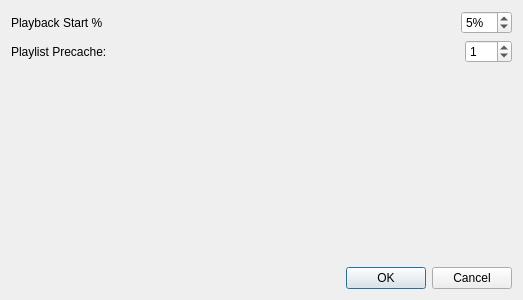
<?xml version="1.0" encoding="UTF-8"?>
<ui version="4.0">
 <class>settings</class>
 <widget class="QWidget" name="settings">
  <property name="geometry">
   <rect>
    <x>0</x>
    <y>0</y>
    <width>523</width>
    <height>300</height>
   </rect>
  </property>
  <property name="windowTitle">
   <string>Form</string>
  </property>
  <layout class="QVBoxLayout" name="verticalLayout_2">
   <item>
    <layout class="QHBoxLayout" name="horizontalLayout">
     <item>
      <widget class="QLabel" name="label">
       <property name="text">
        <string>Playback Start %</string>
       </property>
      </widget>
     </item>
     <item>
      <spacer name="horizontalSpacer">
       <property name="orientation">
        <enum>Qt::Horizontal</enum>
       </property>
       <property name="sizeHint" stdset="0">
        <size>
         <width>40</width>
         <height>20</height>
        </size>
       </property>
      </spacer>
     </item>
     <item>
      <widget class="QSpinBox" name="spinBox">
       <property name="suffix">
        <string>%</string>
       </property>
       <property name="value">
        <number>5</number>
       </property>
      </widget>
     </item>
    </layout>
   </item>
   <item>
    <layout class="QHBoxLayout" name="horizontalLayout_2">
     <item>
      <widget class="QLabel" name="label_2">
       <property name="text">
        <string>Playlist Precache:</string>
       </property>
      </widget>
     </item>
     <item>
      <spacer name="horizontalSpacer_2">
       <property name="orientation">
        <enum>Qt::Horizontal</enum>
       </property>
       <property name="sizeHint" stdset="0">
        <size>
         <width>40</width>
         <height>20</height>
        </size>
       </property>
      </spacer>
     </item>
     <item>
      <widget class="QSpinBox" name="spinBox_2">
       <property name="maximum">
        <number>100</number>
       </property>
       <property name="value">
        <number>1</number>
       </property>
      </widget>
     </item>
    </layout>
   </item>
   <item>
    <spacer name="verticalSpacer">
     <property name="orientation">
      <enum>Qt::Vertical</enum>
     </property>
     <property name="sizeHint" stdset="0">
      <size>
       <width>20</width>
       <height>40</height>
      </size>
     </property>
    </spacer>
   </item>
   <item>
    <layout class="QHBoxLayout" name="horizontalLayout_4">
     <item>
      <widget class="QDialogButtonBox" name="buttonBox">
       <property name="standardButtons">
        <set>QDialogButtonBox::Cancel|QDialogButtonBox::Ok</set>
       </property>
      </widget>
     </item>
    </layout>
   </item>
  </layout>
 </widget>
 <resources/>
 <connections>
  <connection>
   <sender>buttonBox</sender>
   <signal>rejected()</signal>
   <receiver>settings</receiver>
   <slot>close()</slot>
   <hints>
    <hint type="sourcelabel">
     <x>261</x>
     <y>276</y>
    </hint>
    <hint type="destinationlabel">
     <x>261</x>
     <y>149</y>
    </hint>
   </hints>
  </connection>
 </connections>
</ui>
